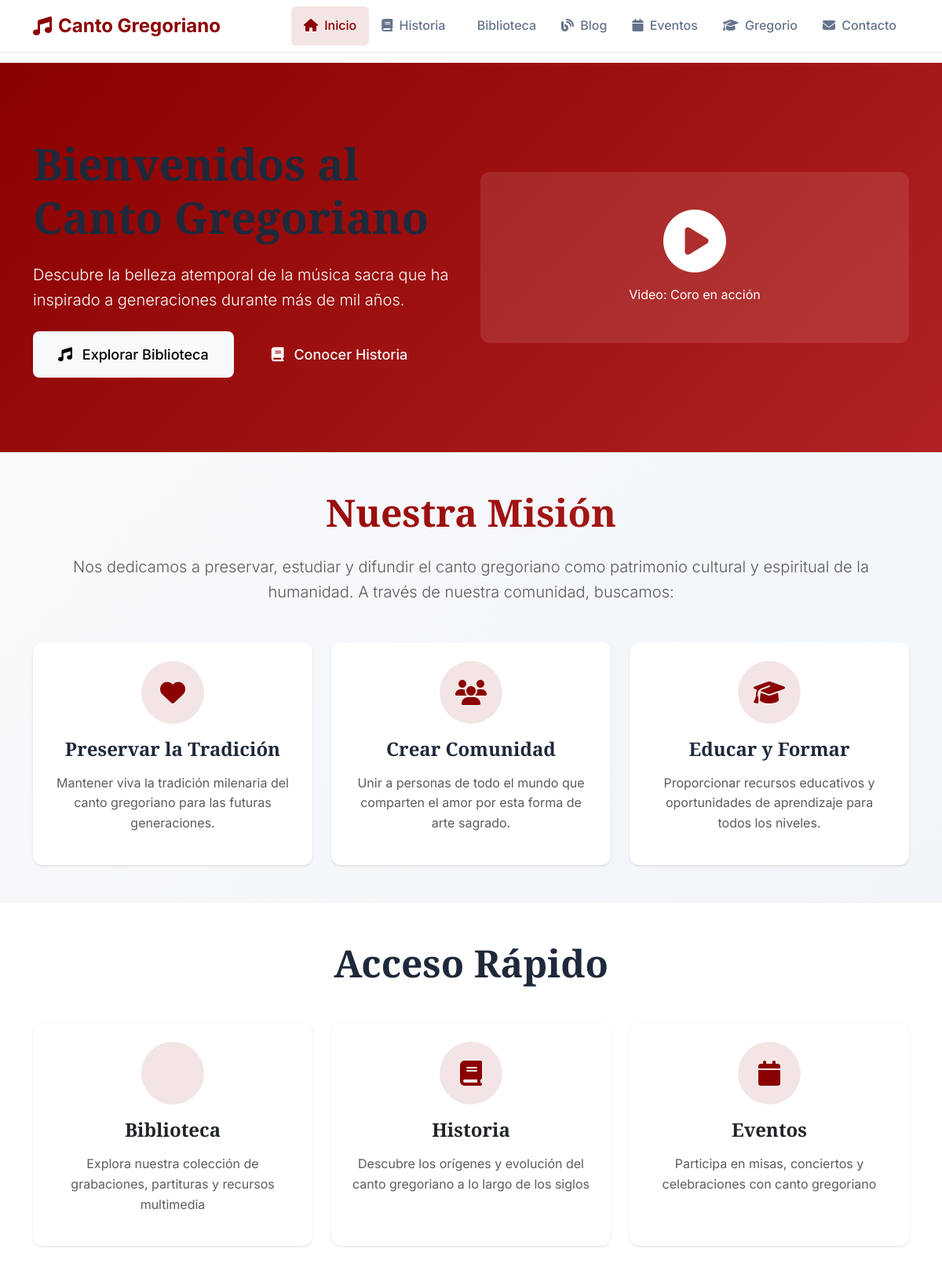
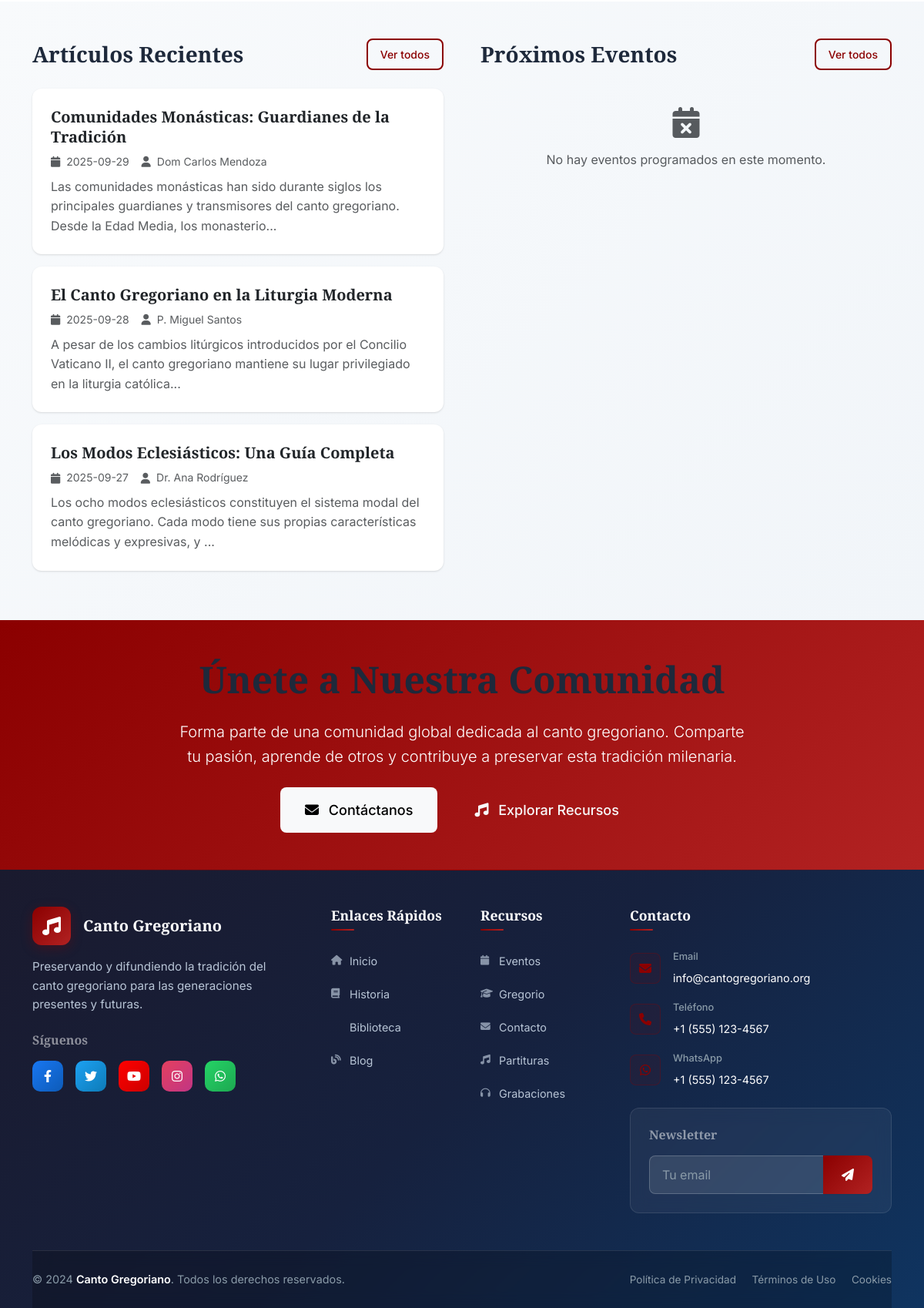
The page / on the database its author committed (2 pictures, top to bottom).
### tables this page shows
CREATE TABLE articulos (
            id INTEGER PRIMARY KEY AUTOINCREMENT,
            titulo TEXT NOT NULL,
            contenido TEXT NOT NULL,
            fecha_publicacion DATETIME DEFAULT CURRENT_TIMESTAMP,
            autor TEXT DEFAULT 'Administrador',
            categoria TEXT DEFAULT 'General'
        );

### app.py (the view)
@app.route('/')
def inicio():
    conn = get_db_connection()
    articulos_recientes = conn.execute(
        'SELECT * FROM articulos ORDER BY fecha_publicacion DESC LIMIT 3'
    ).fetchall()
    eventos_proximos = conn.execute(
        'SELECT * FROM eventos WHERE fecha_evento >= date("now") ORDER BY fecha_evento ASC LIMIT 3'
    ).fetchall()
    conn.close()
    return render_template('inicio.html',
                         articulos=articulos_recientes,
                         eventos=eventos_proximos)

### templates/inicio.html (shortened to what this page needs)
{% extends "base.html" %}
{% block content %}
<section class="bg-gradient-primary text-white py-5">
    <div class="container">
        <div class="row align-items-center min-vh-50">
            <div class="col-lg-6">
                <h1 class="display-4 fw-bold mb-4 animate-fade-in-up">
                </h1>
                <p class="lead mb-4 animate-fade-in-up">
                    Descubre la belleza atemporal de la música sacra que ha inspirado a generaciones durante más de mil años.
                </p>
                <div class="d-flex flex-column flex-sm-row gap-3 animate-fade-in-up">
                    <a href="{{ url_for('biblioteca') }}" class="btn btn-light btn-lg">
                        <i class="fas fa-music me-2"></i> Explorar Biblioteca
                    </a>
                    <a href="{{ url_for('historia') }}" class="btn btn-outline-light btn-lg">
                        <i class="fas fa-book me-2"></i> Conocer Historia
                    </a>
                </div>
            </div>
            <div class="col-lg-6 text-center">
                <div class="bg-white bg-opacity-10 rounded-3 p-5 animate-fade-in-up">
                    <i class="fas fa-play-circle display-1 mb-3"></i>
                    <p class="mb-0">Video: Coro en acción</p>
                </div>
            </div>
        </div>
    </div>
</section>
<section class="py-5 bg-gradient-light">
    <div class="container">
        <div class="text-center mb-5">
            <h2 class="display-5 fw-bold text-gradient mb-4">Nuestra Misión</h2>
            <p class="lead text-muted">Nos dedicamos a preservar, estudiar y difundir el canto gregoriano como patrimonio cultural y espiritual de la humanidad. A través de nuestra comunidad, buscamos:</p>
        </div>
        <div class="row g-4">
            <div class="col-lg-4 col-md-6">
                <div class="card h-100 border-0 shadow-soft">
                    <div class="card-body text-center p-4">
                        <div class="bg-primary bg-opacity-10 rounded-circle d-inline-flex align-items-center justify-content-center mb-3" style="width: 80px; height: 80px;">
                            <i class="fas fa-heart text-primary fs-2"></i>
                        </div>
                        <h4 class="fw-bold mb-3">Preservar la Tradición</h4>
                        <p class="text-muted">Mantener viva la tradición milenaria del canto gregoriano para las futuras generaciones.</p>
                    </div>
                </div>
            </div>
            <div class="col-lg-4 col-md-6">
                <div class="card h-100 border-0 shadow-soft">
                    <div class="card-body text-center p-4">
                        <div class="bg-primary bg-opacity-10 rounded-circle d-inline-flex align-items-center justify-content-center mb-3" style="width: 80px; height: 80px;">
                            <i class="fas fa-users text-primary fs-2"></i>
                        </div>
                        <h4 class="fw-bold mb-3">Crear Comunidad</h4>
                        <p class="text-muted">Unir a personas de todo el mundo que comparten el amor por esta forma de arte sagrado.</p>
                    </div>
                </div>
            </div>
            <div class="col-lg-4 col-md-6">
                <div class="card h-100 border-0 shadow-soft">
                    <div class="card-body text-center p-4">
                        <div class="bg-primary bg-opacity-10 rounded-circle d-inline-flex align-items-center justify-content-center mb-3" style="width: 80px; height: 80px;">
                            <i class="fas fa-graduation-cap text-primary fs-2"></i>
                        </div>
                        <h4 class="fw-bold mb-3">Educar y Formar</h4>
                        <p class="text-muted">Proporcionar recursos educativos y oportunidades de aprendizaje para todos los niveles.</p>
                    </div>
                </div>
            </div>
        </div>
    </div>
</section>
<section class="py-5">
    <div class="container">
        <div class="text-center mb-5">
            <h2 class="display-5 fw-bold mb-4">Acceso Rápido</h2>
        </div>
        <div class="row g-4">
            <div class="col-lg-4 col-md-6">
                <a href="{{ url_for('biblioteca') }}" class="text-decoration-none">
                    <div class="card h-100 border-0 shadow-soft hover-lift">
                        <div class="card-body text-center p-4">
                            <div class="bg-primary bg-opacity-10 rounded-circle d-inline-flex align-items-center justify-content-center mb-3" style="width: 80px; height: 80px;">
                            </div>
                            <h4 class="fw-bold mb-3 text-dark">Biblioteca</h4>
                            <p class="text-muted">Explora nuestra colección de grabaciones, partituras y recursos multimedia</p>
                        </div>
                    </div>
                </a>
            </div>
            <div class="col-lg-4 col-md-6">
                <a href="{{ url_for('historia') }}" class="text-decoration-none">
                    <div class="card h-100 border-0 shadow-soft hover-lift">
                        <div class="card-body text-center p-4">
                            <div class="bg-primary bg-opacity-10 rounded-circle d-inline-flex align-items-center justify-content-center mb-3" style="width: 80px; height: 80px;">
                                <i class="fas fa-book text-primary fs-2"></i>
                            </div>
                            <h4 class="fw-bold mb-3 text-dark">Historia</h4>
                            <p class="text-muted">Descubre los orígenes y evolución del canto gregoriano a lo largo de los siglos</p>
                        </div>
                    </div>
                </a>
            </div>
            <div class="col-lg-4 col-md-6">
                <a href="{{ url_for('eventos') }}" class="text-decoration-none">
                    <div class="card h-100 border-0 shadow-soft hover-lift">
                        <div class="card-body text-center p-4">
                            <div class="bg-primary bg-opacity-10 rounded-circle d-inline-flex align-items-center justify-content-center mb-3" style="width: 80px; height: 80px;">
                                <i class="fas fa-calendar text-primary fs-2"></i>
                            </div>
                            <h4 class="fw-bold mb-3 text-dark">Eventos</h4>
                            <p class="text-muted">Participa en misas, conciertos y celebraciones con canto gregoriano</p>
                        </div>
                    </div>
                </a>
            </div>
        </div>
    </div>
</section>
<section class="py-5 bg-gradient-light">
    <div class="container">
        <div class="row g-5">
            <div class="col-lg-6">
                <div class="d-flex justify-content-between align-items-center mb-4">
                    <h3 class="fw-bold mb-0">Artículos Recientes</h3>
                    <a href="{{ url_for('blog') }}" class="btn btn-outline-primary btn-sm">Ver todos</a>
                </div>
                {% if articulos %}
                    {% for articulo in articulos %}
                    <div class="card border-0 shadow-soft mb-3">
                        <div class="card-body">
                            <h5 class="card-title">
                                <a href="{{ url_for('ver_articulo', articulo_id=articulo.id) }}" class="text-decoration-none text-dark">
                                    {{ articulo.titulo }}
                                </a>
                            </h5>
                            <div class="d-flex align-items-center text-muted small mb-2">
                                <i class="fas fa-calendar me-2"></i>
                                <span class="me-3">{{ articulo.fecha_publicacion[:10] }}</span>
                                <i class="fas fa-user me-2"></i>
                                <span>{{ articulo.autor }}</span>
                            </div>
                            <p class="card-text text-muted">{{ articulo.contenido[:150] }}...</p>
                        </div>
                    </div>
                    {% endfor %}
                {% else %}
                    <div class="text-center py-4">
                        <i class="fas fa-newspaper text-muted fs-1 mb-3"></i>
                        <p class="text-muted">No hay artículos disponibles en este momento.</p>
                    </div>
                {% endif %}
            </div>
            <div class="col-lg-6">
                <div class="d-flex justify-content-between align-items-center mb-4">
                    <h3 class="fw-bold mb-0">Próximos Eventos</h3>
                    <a href="{{ url_for('eventos') }}" class="btn btn-outline-primary btn-sm">Ver todos</a>
                </div>
                {% if eventos %}
                    {% for evento in eventos %}
                    <div class="card border-0 shadow-soft mb-3">
                        <div class="card-body">
                            <h5 class="card-title">{{ evento.titulo }}</h5>
                            <div class="d-flex align-items-center text-muted small mb-2">
                                <i class="fas fa-calendar me-2"></i>
                                <span class="me-3">{{ evento.fecha_evento[:10] }}</span>
                                {% if evento.lugar %}
                                <i class="fas fa-map-marker-alt me-2"></i>
                                <span>{{ evento.lugar }}</span>
                                {% endif %}
                            </div>
                            {% if evento.descripcion %}
                            <p class="card-text text-muted">{{ evento.descripcion[:150] }}...</p>
                            {% endif %}
                        </div>
                    </div>
                    {% endfor %}
                {% else %}
                    <div class="text-center py-4">
                        <i class="fas fa-calendar-times text-muted fs-1 mb-3"></i>
                        <p class="text-muted">No hay eventos programados en este momento.</p>
                    </div>
                {% endif %}
            </div>
        </div>
    </div>
</section>
<section class="py-5 bg-gradient-primary text-white">
    <div class="container">
        <div class="row justify-content-center text-center">
            <div class="col-lg-8">
                <h2 class="display-5 fw-bold mb-4">Únete a Nuestra Comunidad</h2>
                <p class="lead mb-4">Forma parte de una comunidad global dedicada al canto gregoriano. Comparte tu pasión, aprende de otros y contribuye a preservar esta tradición milenaria.</p>
                <div class="d-flex flex-column flex-sm-row gap-3 justify-content-center">
                    <a href="{{ url_for('contacto') }}" class="btn btn-light btn-lg">
                        <i class="fas fa-envelope me-2"></i> Contáctanos
                    </a>
                    <a href="{{ url_for('biblioteca') }}" class="btn btn-outline-light btn-lg">
                        <i class="fas fa-music me-2"></i> Explorar Recursos
                    </a>
                </div>
            </div>
        </div>
    </div>
</section>
{% endblock %}

### rows shown on the page
articulos: titulo "Comunidades Monásticas: Guardianes de la Tradición", fecha_publicacion "2025-09-29", autor "Dom Carlos Mendoza", contenido "Las comunidades monásticas han sido durante siglos los principales guardianes y transmisores del canto gregoriano. Desde la Edad Media, los monasterio"
articulos: titulo "El Canto Gregoriano en la Liturgia Moderna", fecha_publicacion "2025-09-28", autor "P. Miguel Santos", contenido "A pesar de los cambios litúrgicos introducidos por el Concilio Vaticano II, el canto gregoriano mantiene su lugar privilegiado en la liturgia católica"
articulos: titulo "Los Modos Eclesiásticos: Una Guía Completa", fecha_publicacion "2025-09-27", autor "Dr. Ana Rodríguez", contenido "Los ocho modos eclesiásticos constituyen el sistema modal del canto gregoriano. Cada modo tiene sus propias características melódicas y expresivas, y"
